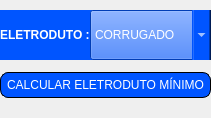
               <widget class="QFrame" name="frame_9">
                <property name="mouseTracking">
                 <bool>true</bool>
                </property>
                <property name="tabletTracking">
                 <bool>true</bool>
                </property>
                <property name="focusPolicy">
                 <enum>Qt::StrongFocus</enum>
                </property>
                <property name="styleSheet">
                 <string notr="true">font: 14pt &quot;Arial&quot;;</string>
                </property>
                <property name="frameShape">
                 <enum>QFrame::NoFrame</enum>
                </property>
                <property name="frameShadow">
                 <enum>QFrame::Raised</enum>
                </property>
                <layout class="QVBoxLayout" name="verticalLayout_3">
                 <property name="spacing">
                  <number>2</number>
                 </property>
                 <property name="leftMargin">
                  <number>0</number>
                 </property>
                 <property name="topMargin">
                  <number>10</number>
                 </property>
                 <property name="rightMargin">
                  <number>0</number>
                 </property>
                 <property name="bottomMargin">
                  <number>0</number>
                 </property>
                 <item>
                  <widget class="QFrame" name="frame_10">
                   <property name="sizePolicy">
                    <sizepolicy hsizetype="Preferred" vsizetype="Maximum">
                     <horstretch>0</horstretch>
                     <verstretch>0</verstretch>
                    </sizepolicy>
                   </property>
                   <property name="minimumSize">
                    <size>
                     <width>0</width>
                     <height>50</height>
                    </size>
                   </property>
                   <property name="styleSheet">
                    <string notr="true">background-color: rgb(0, 85, 255);
color: rgb(255, 255, 255);</string>
                   </property>
                   <property name="frameShape">
                    <enum>QFrame::NoFrame</enum>
                   </property>
                   <property name="frameShadow">
                    <enum>QFrame::Plain</enum>
                   </property>
                   <layout class="QHBoxLayout" name="horizontalLayout_7">
                    <property name="spacing">
                     <number>0</number>
                    </property>
                    <property name="leftMargin">
                     <number>0</number>
                    </property>
                    <property name="topMargin">
                     <number>0</number>
                    </property>
                    <property name="rightMargin">
                     <number>0</number>
                    </property>
                    <property name="bottomMargin">
                     <number>0</number>
                    </property>
                    <item>
                     <widget class="QLabel" name="label_5">
                      <property name="styleSheet">
                       <string notr="true">font: 75 18pt &quot;Arial&quot;;</string>
                      </property>
                      <property name="text">
                       <string>&lt;html&gt;&lt;head/&gt;&lt;body&gt;&lt;p&gt;&lt;span style=&quot; font-weight:600;&quot;&gt;ELETRODUTO :&lt;/span&gt;&lt;/p&gt;&lt;/body&gt;&lt;/html&gt;</string>
                      </property>
                     </widget>
                    </item>
                    <item>
                     <widget class="QComboBox" name="materialeletro">
                      <property name="sizePolicy">
                       <sizepolicy hsizetype="Preferred" vsizetype="MinimumExpanding">
                        <horstretch>0</horstretch>
                        <verstretch>0</verstretch>
                       </sizepolicy>
                      </property>
                      <property name="styleSheet">
                       <string notr="true">QComboBox {
	border-color: rgba(255, 255, 255, 0);
	text-decoration:none;
}
QComboBox:hover {
	border-bottom:2px solid;
	border-bottom-color: rgb(255, 255, 255);
}

QComboBox::drop-down:hover{
	
	background-color: rgb(0, 100, 255);
	color: rgb(255, 255, 255);
}
</string>
                      </property>
                      <property name="frame">
                       <bool>false</bool>
                      </property>
                      <item>
                       <property name="text">
                        <string>CORRUGADO</string>
                       </property>
                      </item>
                      <item>
                       <property name="text">
                        <string>PVC RÍGIDO</string>
                       </property>
                      </item>
                      <item>
                       <property name="text">
                        <string>TIPO KANAFLEX</string>
                       </property>
                      </item>
                     </widget>
                    </item>
                   </layout>
                  </widget>
                 </item>
                 <item>
                  <widget class="QFrame" name="frame_20">
                   <property name="mouseTracking">
                    <bool>true</bool>
                   </property>
                   <property name="focusPolicy">
                    <enum>Qt::StrongFocus</enum>
                   </property>
                   <property name="frameShape">
                    <enum>QFrame::NoFrame</enum>
                   </property>
                   <property name="frameShadow">
                    <enum>QFrame::Plain</enum>
                   </property>
                   <layout class="QVBoxLayout" name="verticalLayout_4">
                    <property name="spacing">
                     <number>0</number>
                    </property>
                    <property name="leftMargin">
                     <number>0</number>
                    </property>
                    <property name="topMargin">
                     <number>0</number>
                    </property>
                    <property name="rightMargin">
                     <number>0</number>
                    </property>
                    <property name="bottomMargin">
                     <number>0</number>
                    </property>
                    <item>
                     <widget class="QFrame" name="frame_21">
                      <property name="frameShape">
                       <enum>QFrame::NoFrame</enum>
                      </property>
                      <property name="frameShadow">
                       <enum>QFrame::Raised</enum>
                      </property>
                      <layout class="QVBoxLayout" name="verticalLayout_5">
                       <property name="spacing">
                        <number>0</number>
                       </property>
                       <property name="leftMargin">
                        <number>0</number>
                       </property>
                       <property name="topMargin">
                        <number>0</number>
                       </property>
                       <property name="rightMargin">
                        <number>0</number>
                       </property>
                       <property name="bottomMargin">
                        <number>0</number>
                       </property>
                      </layout>
                     </widget>
                    </item>
                    <item>
                     <widget class="QFrame" name="frame_22">
                      <property name="frameShape">
                       <enum>QFrame::NoFrame</enum>
                      </property>
                      <property name="frameShadow">
                       <enum>QFrame::Raised</enum>
                      </property>
                      <layout class="QHBoxLayout" name="horizontalLayout_17">
                       <property name="spacing">
                        <number>0</number>
                       </property>
                       <property name="leftMargin">
                        <number>0</number>
                       </property>
                       <property name="topMargin">
                        <number>10</number>
                       </property>
                       <property name="rightMargin">
                        <number>0</number>
                       </property>
                       <property name="bottomMargin">
                        <number>20</number>
                       </property>
                       <item>
                        <widget class="QPushButton" name="calcular">
                         <property name="styleSheet">
                          <string notr="true">QPushButton {
	
	background-color: rgb(0, 85, 255);
	border-radius:8px;
	border:1px solid #000000;
	font: 75 16pt &quot;Arial&quot;;
	color: rgb(255, 255, 255);
	padding:5px 5px;
	text-decoration:none;
}
QPushButton:hover {
	
	background-color: rgb(0, 107, 255);
}
QPushButton:active {
	position:relative;
	top:1px;
}</string>
                         </property>
                         <property name="text">
                          <string>CALCULAR ELETRODUTO MÍNIMO</string>
                         </property>
                         <property name="shortcut">
                          <string>Enter</string>
                         </property>
                        </widget>
                       </item>
                      </layout>
                     </widget>
                    </item>
                   </layout>
                  </widget>
                 </item>
                </layout>
               </widget>
